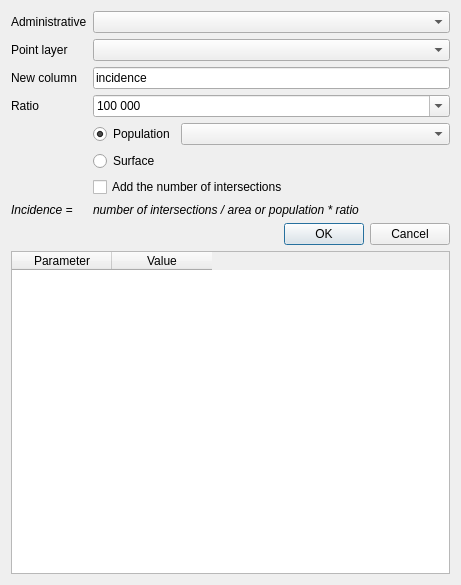
<?xml version="1.0" encoding="UTF-8"?>
<ui version="4.0">
 <class>GeoHealthDialogBase</class>
 <widget class="QDialog" name="GeoHealthDialogBase">
  <property name="geometry">
   <rect>
    <x>0</x>
    <y>0</y>
    <width>461</width>
    <height>585</height>
   </rect>
  </property>
  <property name="windowTitle">
   <string>GeoHealth</string>
  </property>
  <layout class="QVBoxLayout" name="verticalLayout">
   <item>
    <layout class="QFormLayout" name="formLayout">
     <item row="0" column="0">
      <widget class="QLabel" name="label">
       <property name="text">
        <string>Administrative</string>
       </property>
      </widget>
     </item>
     <item row="0" column="1">
      <widget class="QComboBox" name="comboBox_incidence_adminLayer">
       <property name="sizePolicy">
        <sizepolicy hsizetype="Expanding" vsizetype="Fixed">
         <horstretch>0</horstretch>
         <verstretch>0</verstretch>
        </sizepolicy>
       </property>
      </widget>
     </item>
     <item row="2" column="0">
      <widget class="QLabel" name="label_3">
       <property name="text">
        <string>New column</string>
       </property>
      </widget>
     </item>
     <item row="2" column="1">
      <widget class="QLineEdit" name="lineEdit_incidence_columnName">
       <property name="text">
        <string>incidence</string>
       </property>
      </widget>
     </item>
     <item row="6" column="1">
      <widget class="QCheckBox" name="checkBox_addNbIntersections">
       <property name="text">
        <string>Add the number of intersections</string>
       </property>
      </widget>
     </item>
     <item row="1" column="1">
      <widget class="QComboBox" name="comboBox_incidence_pointLayer">
       <property name="sizePolicy">
        <sizepolicy hsizetype="Expanding" vsizetype="Fixed">
         <horstretch>0</horstretch>
         <verstretch>0</verstretch>
        </sizepolicy>
       </property>
      </widget>
     </item>
     <item row="1" column="0">
      <widget class="QLabel" name="label_4">
       <property name="text">
        <string>Point layer</string>
       </property>
      </widget>
     </item>
     <item row="5" column="1">
      <widget class="QRadioButton" name="radioButton_incidence_area">
       <property name="text">
        <string>Surface</string>
       </property>
       <property name="checked">
        <bool>false</bool>
       </property>
      </widget>
     </item>
     <item row="4" column="1">
      <layout class="QHBoxLayout" name="horizontalLayout">
       <item>
        <widget class="QRadioButton" name="radioButton_incidence_population">
         <property name="text">
          <string>Population</string>
         </property>
         <property name="checked">
          <bool>true</bool>
         </property>
        </widget>
       </item>
       <item>
        <widget class="QComboBox" name="comboBox_incidence_populationField">
         <property name="sizePolicy">
          <sizepolicy hsizetype="Expanding" vsizetype="Fixed">
           <horstretch>0</horstretch>
           <verstretch>0</verstretch>
          </sizepolicy>
         </property>
        </widget>
       </item>
      </layout>
     </item>
     <item row="3" column="0">
      <widget class="QLabel" name="label_2">
       <property name="text">
        <string>Ratio</string>
       </property>
      </widget>
     </item>
     <item row="3" column="1">
      <widget class="QComboBox" name="comboBox_incidence_ratio">
       <property name="editable">
        <bool>true</bool>
       </property>
       <property name="currentIndex">
        <number>4</number>
       </property>
       <item>
        <property name="text">
         <string>10</string>
        </property>
       </item>
       <item>
        <property name="text">
         <string>100</string>
        </property>
       </item>
       <item>
        <property name="text">
         <string>1 000</string>
        </property>
       </item>
       <item>
        <property name="text">
         <string>10 000</string>
        </property>
       </item>
       <item>
        <property name="text">
         <string>100 000</string>
        </property>
       </item>
      </widget>
     </item>
     <item row="7" column="1">
      <widget class="QLabel" name="label_5">
       <property name="text">
        <string>&lt;html&gt;&lt;head/&gt;&lt;body&gt;&lt;p&gt;&lt;span style=&quot; font-style:italic;&quot;&gt;number of intersections / area or population * ratio&lt;/span&gt;&lt;/p&gt;&lt;/body&gt;&lt;/html&gt;</string>
       </property>
      </widget>
     </item>
     <item row="7" column="0">
      <widget class="QLabel" name="label_6">
       <property name="text">
        <string>&lt;html&gt;&lt;head/&gt;&lt;body&gt;&lt;p&gt;&lt;span style=&quot; font-style:italic;&quot;&gt;Incidence =&lt;/span&gt;&lt;/p&gt;&lt;/body&gt;&lt;/html&gt;</string>
       </property>
      </widget>
     </item>
    </layout>
   </item>
   <item>
    <widget class="QDialogButtonBox" name="button_box_ok">
     <property name="orientation">
      <enum>Qt::Horizontal</enum>
     </property>
     <property name="standardButtons">
      <set>QDialogButtonBox::Cancel|QDialogButtonBox::Ok</set>
     </property>
    </widget>
   </item>
   <item>
    <layout class="QHBoxLayout" name="horizontalLayout_2">
     <item>
      <widget class="QTableWidget" name="tableWidget">
       <property name="minimumSize">
        <size>
         <width>200</width>
         <height>0</height>
        </size>
       </property>
       <attribute name="verticalHeaderVisible">
        <bool>false</bool>
       </attribute>
       <column>
        <property name="text">
         <string>Parameter</string>
        </property>
       </column>
       <column>
        <property name="text">
         <string>Value</string>
        </property>
       </column>
      </widget>
     </item>
     <item>
      <layout class="QVBoxLayout" name="layout_plot"/>
     </item>
    </layout>
   </item>
  </layout>
 </widget>
 <resources/>
 <connections>
  <connection>
   <sender>radioButton_incidence_population</sender>
   <signal>toggled(bool)</signal>
   <receiver>comboBox_incidence_populationField</receiver>
   <slot>setEnabled(bool)</slot>
   <hints>
    <hint type="sourcelabel">
     <x>47</x>
     <y>74</y>
    </hint>
    <hint type="destinationlabel">
     <x>132</x>
     <y>75</y>
    </hint>
   </hints>
  </connection>
 </connections>
</ui>
